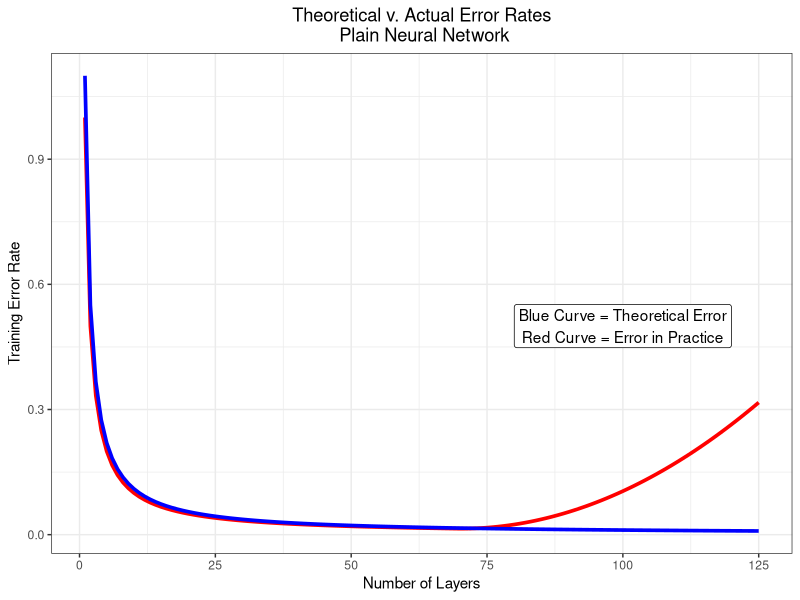

Write the R code that produced this figure.
### Residual vs. Recurrent Error Rate Plot

## Libraries
library(tidyverse)

## Plotting
ggplot(data = data.frame(x = 1:125, y = c(1/((1:70)), 1/((70)) + 0.0001*((1:55)^2))),
       aes(x = x, y = y)) +
  geom_line(size = 1.25, color = "red") +
  theme_bw() +
  labs(x = "Number of Layers", y = "Training Error Rate") + 
  geom_line(data = data.frame(x = 1:125, y = c(1.1/((1:125)))),
            aes(x = x, y = y), color = "blue", size = 1.25) +
  ggtitle("Theoretical v. Actual Error Rates\n Plain Neural Network") +
  theme(plot.title = element_text(hjust = 0.5)) +
  geom_label(data = data.frame(x = 100, 
                               y = 1,
                               state = c("Blue Curve = Theoretical Error\nRed Curve = Error in Practice")),
             aes(x = x, y = y, label = state),
             nudge_y = -0.5)
